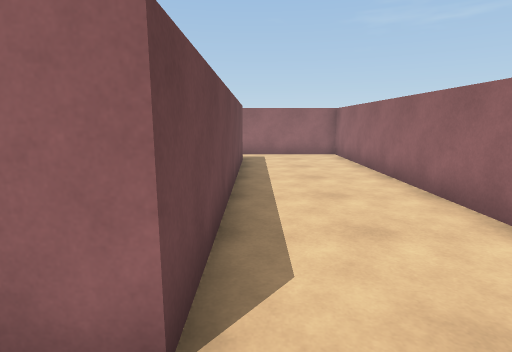
view 1 (above)

24 first-person views from a walk through a Unity game level. The camera is 1.4 m above the floor, tilts 10° down and sees 80° across. The floor is counted in squares, 1 m on a side. Each view is taken from the middle of a square. On the plan, view 1 faces up. The plan holds only what a view shows up to about 14 squares ahead; the rest is blank. The player is left out.

view 2
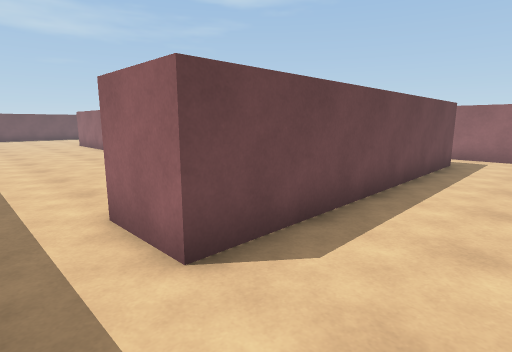

view 3
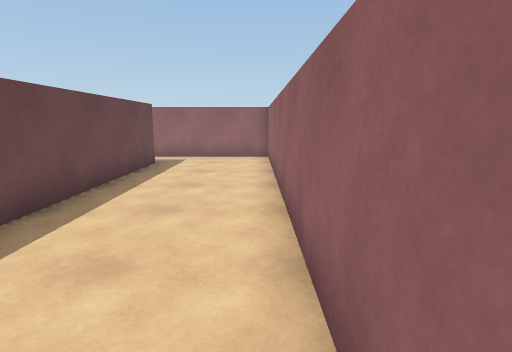

view 4
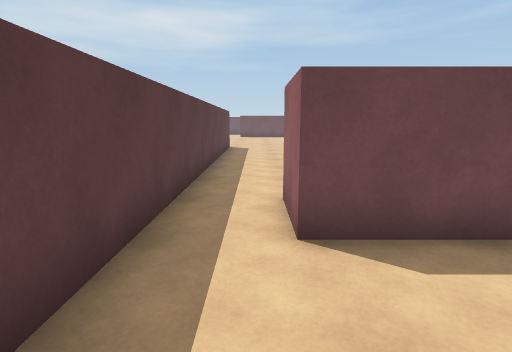

view 5
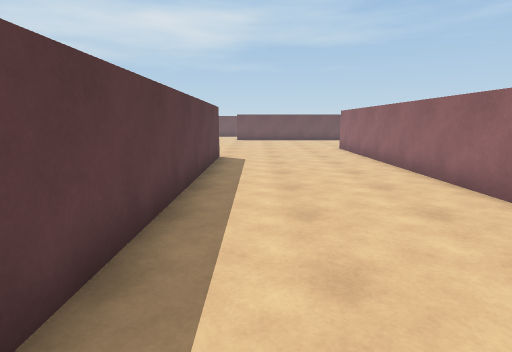

view 6
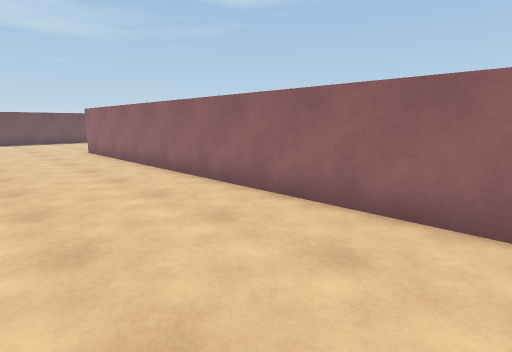

view 7
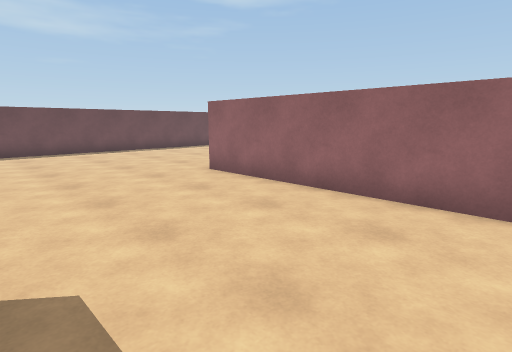

view 8
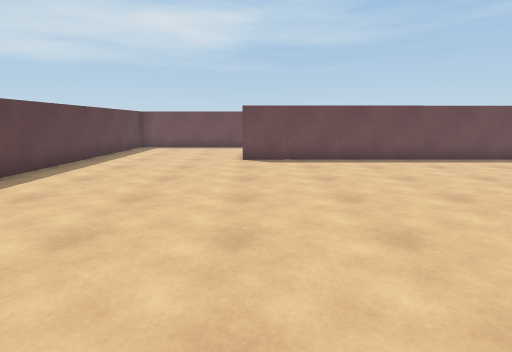

view 9
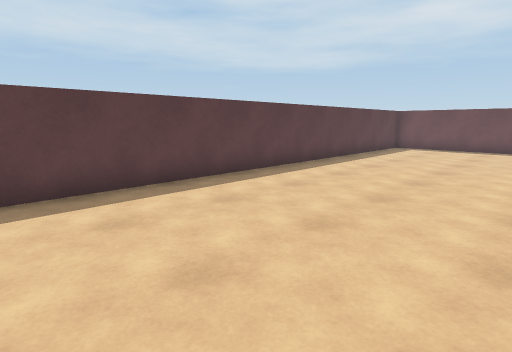

view 10
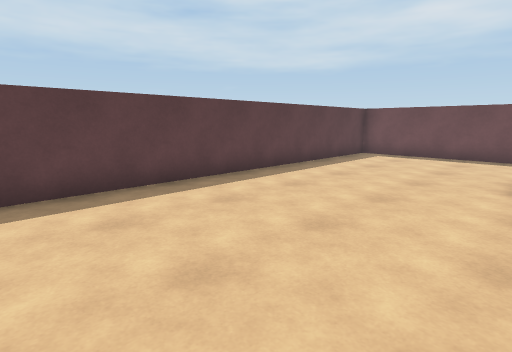

view 11
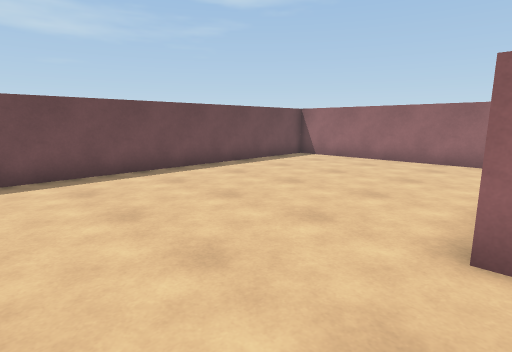

view 12
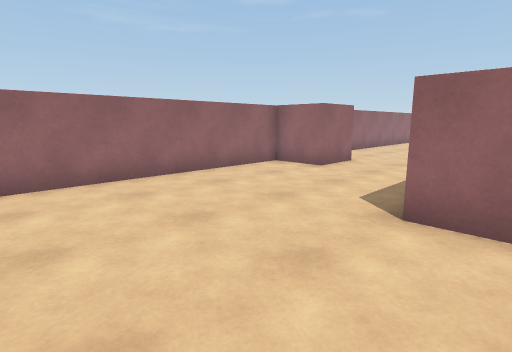

view 13
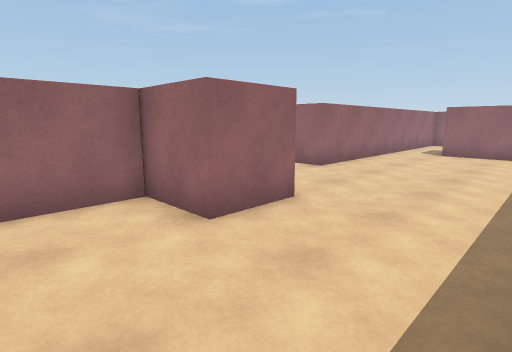

view 14
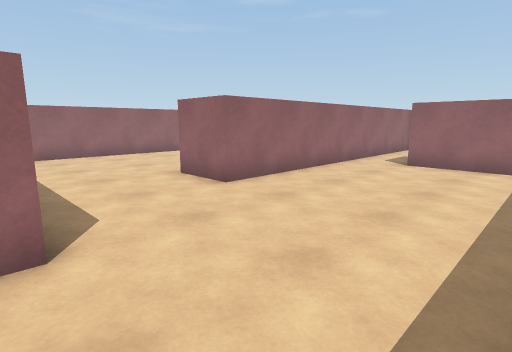

view 15
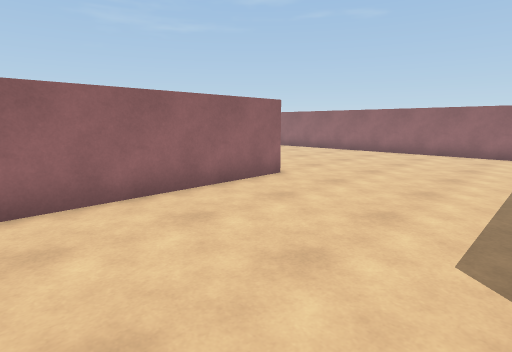

view 16
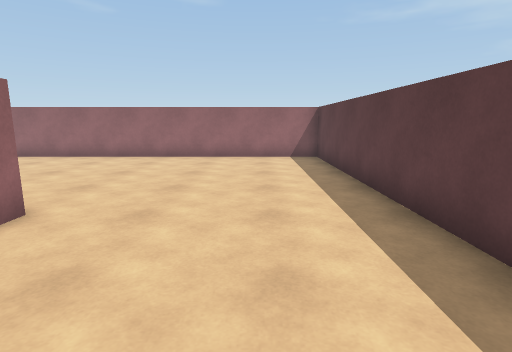

view 17
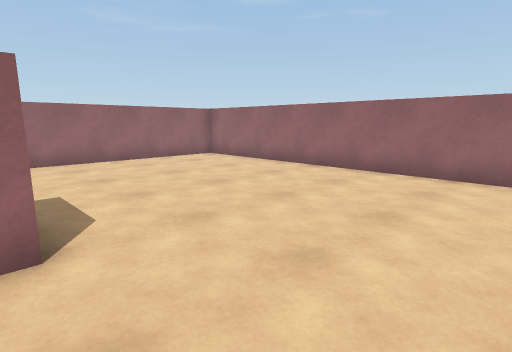

view 18
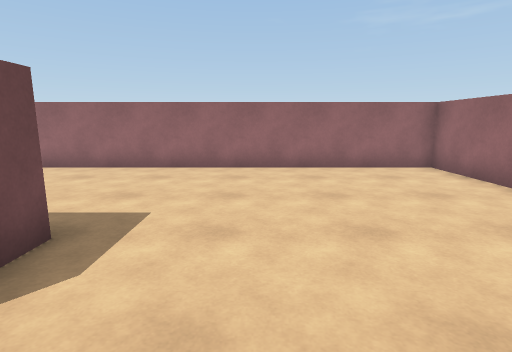

view 19
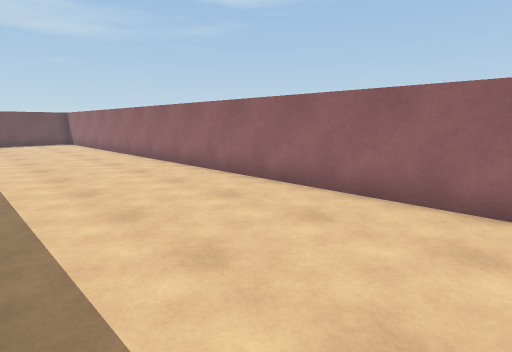

view 20
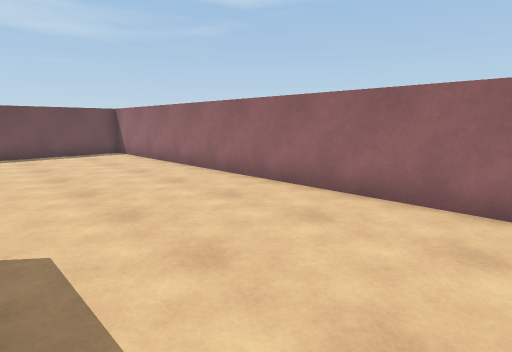

view 21
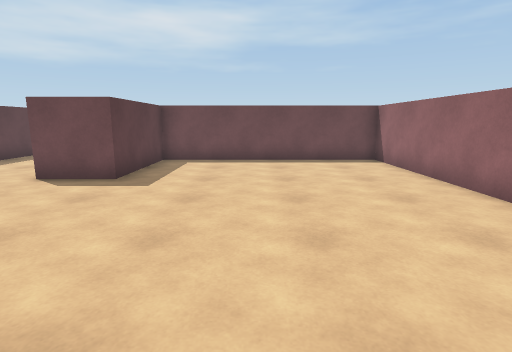

view 22
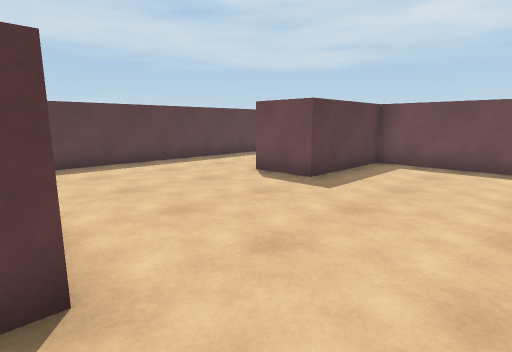

view 23
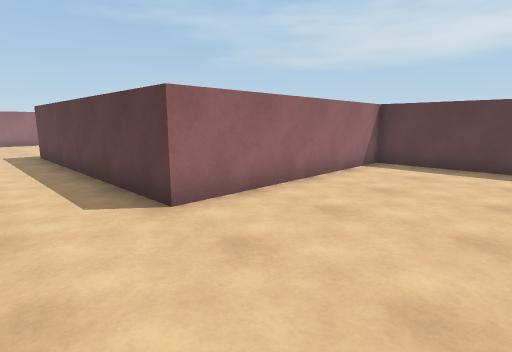

view 24
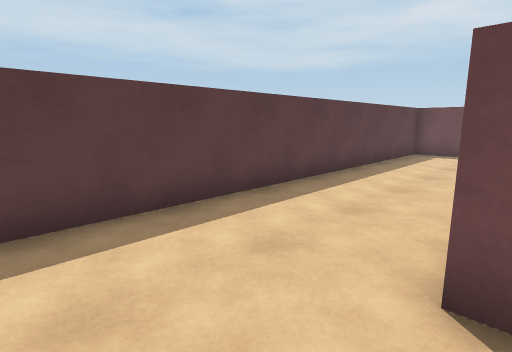

### Floor plan
Points are (right, up) in squares from view 1. A wall is a line through its corners. A room is listed if a view was taken in it or the views show most of it. See-through windows are left out.
Room 1 (views 1, 2, 3, 4, 5)
walls: (-0.5, 11.5) (-0.5, 1.5) (-2.5, 1.5); (3.5, 1.5) (3.5, 13.6) (-2.6, 13.5); (-2.6, -0.5) (1.4, -0.5)
ways out: opening at (-1.5, 0.5) to room 2; opening at (-1.5, 12.5) to room 2
Room 2 (views 6, 7, 8, 9, 10, 11, 12, 13, 14, 15, 16, 17, 18, 19, 20, 21, 22, 23, 24)
walls: (-12.4, 11.5) (-14.5, 11.5) (-14.5, 13.5) (-26.5, 13.5) (-26.5, -0.5); (-18.5, 6.2) (-18.5, 7.5); (-6.2, 15.5) (3.5, 15.6) (3.5, 29.5) (-24.5, 29.5) (-24.5, 21.5) (-20.5, 21.5) (-20.5, 19.5); (-14.5, -0.5) (-2.6, -0.5); (-2.6, 13.5) (-8.5, 13.5) (-8.5, 15.5); (-2.5, 8.9) (-2.5, 11.5); (-3.2, 5.5) (-18.5, 5.5); (-4.5, 21.5) (-11, 21.5); (-32.5, 17.1) (-32.5, 15.4) (-14.5, 15.5) (-14.5, 23.5) (-4.5, 23.5) (-4.5, 22.8); (-32.5, -1.1) (-32.5, -6.5) (-15.5, -6.5)
ways out: opening at (-1.5, 0.5) to room 1; opening at (-1.5, 12.5) to room 1

Where each view was taken, in squares from view 1:
view 1: 0 up, 0 right, facing up
view 2: 0 up, 2 right, facing up-left
view 3: 1 up, 3 right, facing up
view 4: 1 up, 3 right, facing left
view 5: 1 up, 2 left, facing left
view 6: 1 up, 3 left, facing up-left
view 7: 0 up, 11 left, facing up-left
view 8: 0 up, 15 left, facing left
view 9: 0 up, 15 left, facing down-left
view 10: 0 up, 19 left, facing down-left
view 11: 2 up, 18 left, facing up-left
view 12: 6 up, 23 left, facing up-right
view 13: 8 up, 17 left, facing up-right
view 14: 8 up, 13 left, facing up-right
view 15: 16 up, 11 left, facing up-right
view 16: 18 up, 9 left, facing right
view 17: 18 up, 5 left, facing up-right
view 18: 20 up, 2 left, facing up
view 19: 24 up, 2 left, facing up-left
view 20: 24 up, 10 left, facing up-left
view 21: 25 up, 13 left, facing left
view 22: 26 up, 14 left, facing down-left
view 23: 26 up, 19 left, facing down-right
view 24: 20 up, 18 left, facing down-left
